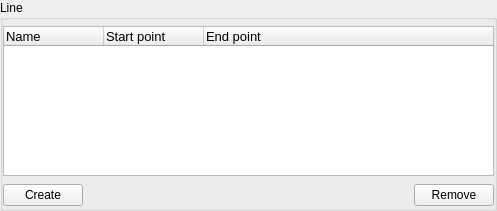
<?xml version="1.0" encoding="UTF-8"?>
<ui version="4.0">
 <class>HelicalLineWidget</class>
 <widget class="QWidget" name="HelicalLineWidget">
  <property name="geometry">
   <rect>
    <x>0</x>
    <y>0</y>
    <width>497</width>
    <height>211</height>
   </rect>
  </property>
  <property name="windowTitle">
   <string>CharacteriseWidgetVerticalSimple</string>
  </property>
  <layout class="QHBoxLayout">
   <property name="spacing">
    <number>0</number>
   </property>
   <property name="margin">
    <number>0</number>
   </property>
   <item>
    <layout class="QVBoxLayout">
     <property name="margin">
      <number>0</number>
     </property>
     <item>
      <widget class="QGroupBox" name="main_gbox">
       <property name="sizePolicy">
        <sizepolicy hsizetype="Expanding" vsizetype="Expanding">
         <horstretch>0</horstretch>
         <verstretch>0</verstretch>
        </sizepolicy>
       </property>
       <property name="acceptDrops">
        <bool>false</bool>
       </property>
       <property name="title">
        <string>Line</string>
       </property>
       <property name="checkable">
        <bool>false</bool>
       </property>
       <layout class="QHBoxLayout">
        <property name="spacing">
         <number>6</number>
        </property>
        <property name="leftMargin">
         <number>0</number>
        </property>
        <property name="topMargin">
         <number>4</number>
        </property>
        <property name="rightMargin">
         <number>0</number>
        </property>
        <property name="bottomMargin">
         <number>0</number>
        </property>
        <item>
         <layout class="QVBoxLayout">
          <item>
           <widget class="QTreeWidget" name="lines_treewidget">
            <property name="sizePolicy">
             <sizepolicy hsizetype="Preferred" vsizetype="Fixed">
              <horstretch>0</horstretch>
              <verstretch>0</verstretch>
             </sizepolicy>
            </property>
            <property name="minimumSize">
             <size>
              <width>0</width>
              <height>150</height>
             </size>
            </property>
            <property name="maximumSize">
             <size>
              <width>16777215</width>
              <height>150</height>
             </size>
            </property>
            <property name="font">
             <font>
              <pointsize>10</pointsize>
             </font>
            </property>
            <property name="editTriggers">
             <set>QAbstractItemView::NoEditTriggers</set>
            </property>
            <property name="rootIsDecorated">
             <bool>false</bool>
            </property>
            <column>
             <property name="text">
              <string>Name</string>
             </property>
            </column>
            <column>
             <property name="text">
              <string>Start point</string>
             </property>
            </column>
            <column>
             <property name="text">
              <string>End point</string>
             </property>
            </column>
           </widget>
          </item>
          <item>
           <layout class="QHBoxLayout">
            <item>
             <widget class="QPushButton" name="create_line_button">
              <property name="text">
               <string>Create</string>
              </property>
             </widget>
            </item>
            <item>
             <spacer name="cone_spacer">
              <property name="orientation">
               <enum>Qt::Horizontal</enum>
              </property>
              <property name="sizeType">
               <enum>QSizePolicy::Expanding</enum>
              </property>
              <property name="sizeHint" stdset="0">
               <size>
                <width>1</width>
                <height>20</height>
               </size>
              </property>
             </spacer>
            </item>
            <item>
             <widget class="QPushButton" name="remove_line_button">
              <property name="text">
               <string>Remove</string>
              </property>
             </widget>
            </item>
           </layout>
          </item>
         </layout>
        </item>
       </layout>
      </widget>
     </item>
    </layout>
   </item>
  </layout>
 </widget>
 <layoutdefault spacing="6" margin="11"/>
 <pixmapfunction>qPixmapFromMimeSource</pixmapfunction>
 <resources/>
 <connections/>
</ui>
